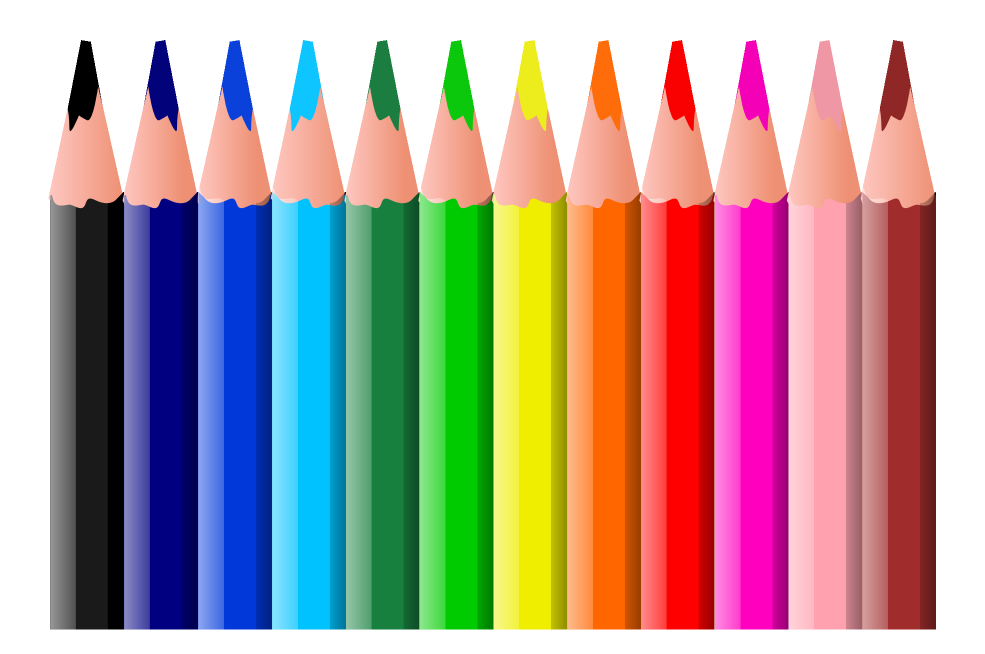
#> input picture Lab IAPR/Lab1/data/pencil.png, 1969 x 1307 px (shown at 1/2 size); its folder holds 6 pictures in this run
$ jupyter execute --allow-errors 01_introduction_image_processing.ipynb   (shell and % lines are left out)   (older library calls are emulated)
#> lines starting #> are read from the running program, lines starting #| are printed output that depends on the picture; after the words box and inside, x2 and y2 are one past the last pixel; in counts of white or black regions, pixels touching at a corner belong together
**Students' name : Sébastien Jeanfavre, Ekin Taskin**

This aim of this course is to review the evolution of image processing tools from hand-crafted methods to deep learning algorithms. The semester is split into four labs :

* **Lab 1** : Introduction to Image Processing Using Hand-Crafted Features
* **Lab 2** : Object detection
* **Lab 3** : Object tracking
* **Lab 4** : Introduction to Deep Learning for image classification

Let's start with the first chapter of this course!

# Chapter 1 : Introduction to Image Processing Using Hand-Crafted Features

(100 points)

[cell 1]
import cv2 as cv
import numpy as np
import os
import math
#> (the rest of this cell did not finish here and is left out)

## 1.1 Introduction to Basic Image Processing Using OpenCV

(20 points)

In this section we'll start with the basic image processing in Python and show you how you can load an image, perform some basic processing on the image, changing the color spaces , using the threshold and color histogram.

**Goals:**

1. Read an image, access and modify pixel values
2. Set Region of Image (*ROI*)
3. Change color space
4. Understand the concepts of histogram and histogram equalization

Almost all the operations in this section are mainly related to Numpy rather than OpenCV. A good knowledge of Numpy is required to write better optimized code with OpenCV.

For more information check the [numpy](https://docs.scipy.org/doc/) and [opencv](https://www.docs.opencv.org/3.4.0/) documentations.

### 1.1.1 Accessing and Modifying pixel values

The code in the next section shows how one can load an image into the Jupyter notebook.

[cell 2]
# reading an image
img = cv.imread(os.path.join('./','data', 'lena.png'))
#> (the rest of this cell did not finish here and is left out)

Elements of numpy array can be accessed through indexing, similar to Matlab. To do so, use the operator `[.]` where `.` indicates which dimensions you're accessing. OpenCV loads image with dimensions organised as follow: `rows, cols, channels`. More information about indexing in numpy can be found in the [doc](https://docs.scipy.org/doc/numpy/reference/arrays.indexing.html)

#> (a cell that did not finish here is left out)

Image can be displayed using the provided function `display_image()` in file `utils.py`. It takes care of the conversion between OpenCV formatting and Matplotlib package for you.

#> (a cell that did not finish here is left out)

### 1.1.2 Image ROI

Sometimes, you will have to play with certain region of images. For eye detection in images, first perform face detection over the image until the face is found, then search within the face region for eyes. This approach improves accuracy (because eyes are always on faces :D ) and performance (because we search for a small area).

ROI is again obtained using Numpy indexing. Here I am selecting Lena's face.

#> (a cell that did not finish here is left out)

### 1.1.3 Colorspace Conversion

In this tutorial, you will learn how to convert images from one colorspace to another, like BGR ↔ Gray, BGR ↔ YUV etc. In addition to that, we will create an application which extracts a colored object within an image. There are more than 150 color-space conversion methods available in OpenCV. But we will look into only two which are most widely used ones, BGR ↔ Gray and BGR ↔ YUV.

In the next two cells, implements the conversion function going from BGR image to GRAY image and BGR to YUV image. There are built-in functions in OpenCV doing exactly that but for the moment we'll ask you to implement your **own** function in order to get the idea of what is happening under the hood.

[cell 6]
def convert_rgb_to_grayscale(frame):
    """
    Convert a given rgb image into grayscale image
    :param frame: Color image to convert
    :return: Graysale image as numpy array
    """
    weights = np.array([0.2989, 0.5870, 0.1140])
    image =  frame.dot(weights)

    return image

[cell 7]
# [14 lines left out: function convert_rgb_to_yuv, not called in this run]

The following lines shows the conversion based on your implementation and the built-in function from OpenCV. If everything went well, the two should match.

[cell 8]
# Load image
img = cv.imread(os.path.join('./','data', 'lena.png'))
# convert to gray + hsv
#> (the rest of this cell did not finish here and is left out)

Now we know how to convert *BGR* image to a any color space, we can use this to extract a colored object. In *HSV*, it is more easier to represent a color than in *BGR* colorspace. In our application, we will try to extract a blue colored object. So here is the method:

1. Reading an input image
2. Convert from *BGR* to *HSV* color-space using bluit-in function from OpenCV
3. We threshold the *HSV* image for a range of blue color
4. Now extract the blue object alone, we can do whatever on that image we want

[cell 9]
def threshold_bgr_image(frame, lower, upper):
    """
    Segment image.
        1. Convert image to HSV color space
        2. Binary masking using threshold values
        3. Fuse mask
    :param frame: BGR image to segment
    :param lower: Lower threshold value
    :param upper: Upper threshold value
    :return: Segmented image, binary mask
    """

    # CODE HERE
    image_hsv = cv.cvtColor(frame, cv.COLOR_BGR2HSV)

    lower = np.array(lower, dtype = "uint8")
    upper = np.array(upper, dtype = "uint8")

    mask = cv.inRange(image_hsv, lower, upper)

    res = cv.bitwise_and(frame-255, frame-255, mask=mask) + 255

    return res, mask

[cell 10]
# 1. Read input
img = cv.imread(os.path.join('./data', 'pencil.png'))
#> img is the input picture: shape (1307, 1969, 3); mean B, G, R 153.1, 157, 177.5

# 2. Define range of blue color in HSV
lower = np.array([90,120,120])
upper = np.array([130,255,255])
im, mask = threshold_bgr_image(img, lower, upper)
#> in threshold_bgr_image, `mask = cv.inRange(image_hsv, lower, upper)`:
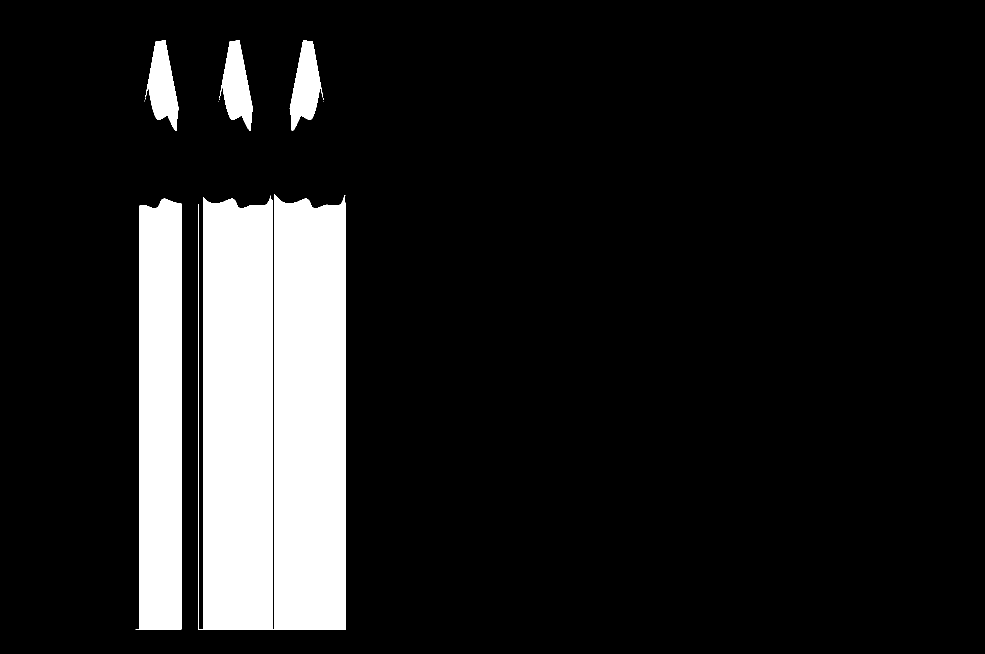
#> mask: shape (1307, 1969) (shown at 1/2 size); 13% white; 11 white regions (6 under 20 px), largest, box (x1, y1, x2, y2) and area: (396, 388, 692, 1259) 242255, (271, 397, 363, 1259) 71555, (579, 80, 646, 262) 6900, (439, 80, 506, 262) 6897, (291, 80, 357, 262) 6885

# 3. Display using subplots
#> (the rest of this cell did not finish here and is left out)

In order to find *HSV* values, you can use the same function, `cv.cvtColor()`. Instead of passing an image, you just pass the *BGR* values you want. For example, to find the HSV value of Green, try following commands in Python terminal:

[cell 11]
red = np.uint8([[[0, 0, 255 ]]])
hsv_red = cv.cvtColor(red, cv.COLOR_BGR2HSV)
print( 'HSV component {}'.format(hsv_red))

Try to extract the two **Yellow** colored pencils.

[cell 12]
# Code here
# Extract YELLOW objects
lower = np.array([20, 100, 100])
upper = np.array([30, 255, 255])
im, mask = threshold_bgr_image(img, lower, upper)

#> (the rest of this cell did not finish here and is left out)

Using the grayscale image, try to extract the **BLACK** pencil. What are the pros and cons of each method (colors *vs* grayscale)?

[cell 13]
# Code here
# Extract BLACK object
lower = np.array(0)
upper = np.array(10)

img_gray = convert_rgb_to_grayscale(img)
#> in convert_rgb_to_grayscale (call 2), `image =  frame.dot(weights)`:
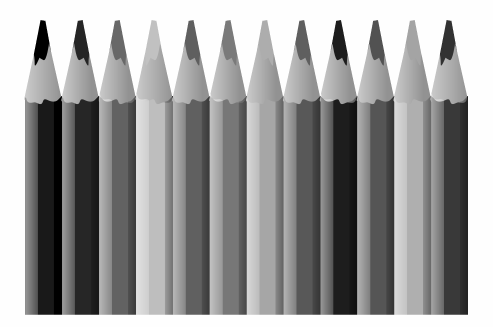
#> image: shape (1307, 1969) float64 (shown at 1/4 size); min 0, max 255, mean 158.1

mask = cv.inRange(img_gray, lower, upper)
#> mask: shape (1307, 1969); 1.3% white; 9 white regions (7 under 20 px), largest, box (x1, y1, x2, y2) and area: (216, 385, 248, 1259) 27519, (135, 80, 201, 262) 6824
im = cv.bitwise_and(img_gray-255, img_gray-255, mask=mask) + 255
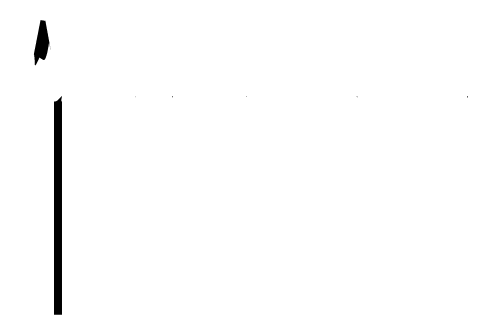
#> im: shape (1307, 1969) float64 (shown at 1/4 size); min 0, max 255, mean 251.6

#> (the rest of this cell did not finish here and is left out)

**YOUR ANSWER**

For gray images, the choice of the threshold is made in one single dimension and its tuning is more straightforward. However, this choice is more sensitive as we can see that the red pencil is very similar to the black one once projected onto the grayscale space. Therefore, choosing the threshold slightly too high (e.g. 20) would make us detect the red pencil as black while the black pencil is still not entirely detected. This does not happen in color space as we have 3 degrees of freedom which makes the colors more easily separable/distinguishable.

### 1.1.4 Image Histogram

So what is an histogram ? You can consider an histogram as a graph or plot, which gives you an overall idea about the intensity distribution of an image. It is a plot with pixel values (*ranging from 0 to 255 for 8-bits encoding, but it can be 16-bits, 24-bits, etc*) in X-axis and corresponding number of pixels in the image on Y-axis.

It is just another way of understanding the image. By looking at the histogram of an image, you get intuition about contrast, brightness, intensity distribution etc of that image. Almost all image processing tools today, provides features on histogram.

In the next cell, implement a function that compute the image histogram for all channels.

[cell 14]
def compute_image_histogram(image):
    """
    Compute image color distribution for each channels of a given `image`
    :param image: Image to extract histograms for
    :return: List of histogram, one per channel.
    """
    hist = []

    # YOUR CODE HERE
    for channel in range(image.shape[2]):
        hist.append(cv.calcHist(images=[image], channels=[channel], mask=None, histSize=[256], ranges=[0, 256]))

    return hist

[cell 15]
# Load image
img = cv.imread(os.path.join('./','data', 'lena.png'))

# Compute histogram for each channels
#> (the rest of this cell did not finish here and is left out)

You can see the image and its histogram. Left region of histogram shows the amount of darker pixels in image and right region shows the amount of brighter pixels.

From the histogram, you can see for the *green* channel that pixels are mainly dark and midtones (*i.e. pixel values in mid-range, say around 127*). There is no bright green pixels in the image. On the other hand, *red* channel is mainly composed of pixels with high intensity (*i.e. distribution mainly located on the right hand side*).

#### 1.1.4.1 Histogram Equalization

Consider an image whose pixel values are confined to some specific range of values only. For instance, brighter image will have all pixels confined to high values. But a good image will have pixels from all regions of the image. So you need to stretch this histogram to either ends and that is what Histogram Equalization does. This normally improves the contrast of the image ([doc](https://en.wikipedia.org/wiki/Histogram_equalization)).

In the next section implement such contrast enhancement function (i.e. based on histogram equalization)

[cell 16]
def contrast_enhancement(image):
    """
    Compute histogram and apply histogram equalization on a given image.
    :param image: Image to enhance contrast
    :return: tuple: enhanced image, input image histogram, transformed image histogram
    """

    hist = None
    hist_equ = None
    image_equ = None

    # YOUR CODE HERE
    hist = cv.calcHist(images=[image], channels=[0], mask=None, histSize=[256], ranges=[0, 256])
    image_equ = cv2.equalizeHist(image)
    hist_equ = cv.calcHist(images=[image_equ], channels=[0], mask=None, histSize=[256], ranges=[0, 256])

    return image_equ, hist, hist_equ

[cell 17]
# Load image
img = cv.imread(os.path.join('./','data', 'hawkes_bay.jpg'), cv.IMREAD_GRAYSCALE)
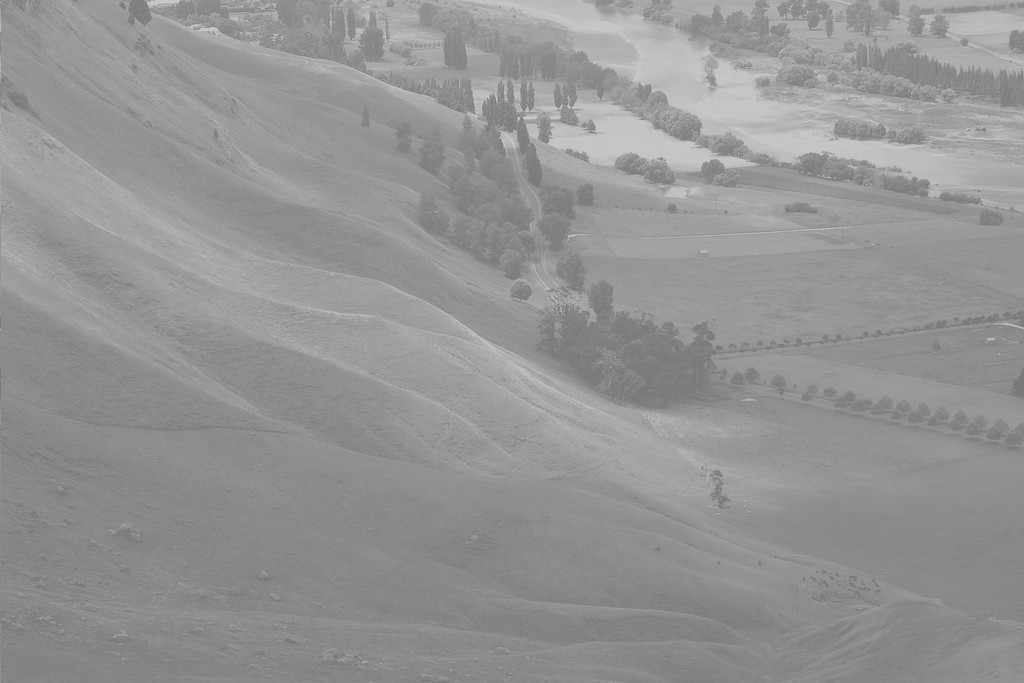
#> input picture Lab IAPR/Lab1/data/hawkes_bay.jpg, 1024 x 683 px
#> img is the input picture: shape (683, 1024); min 114, max 208, mean 148


# Enhance contrast with histogram equalization
#> (the rest of this cell did not finish here and is left out)

#> in contrast_enhancement, `hist = cv.calcHist(images=[image], channels=[0], mask=None, histSize=[..`: hist = 256 values, max 28701 at index 137, min 0 at index 0, mean 2732
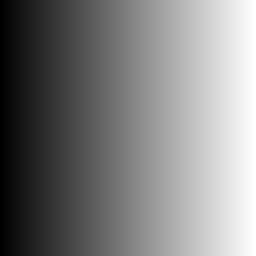
#> input picture Lab IAPR/Lab1/data/grad.png, 256 x 256 px
#> further down, img is the input picture: shape (256, 256); min 0, max 255, mean 127.5

# Display
fig, ax = plt.subplots(2, 2, figsize=(17, 9))
display_image(img, axes=ax[0][0])
ax[0][0].set_title('Original')
# Histogram original
ax[0][1].bar(np.arange(hist.shape[0]), hist.reshape(-1),  width=1)
ax[0][1].set_xlim([0, 256])
ax[0][1].set_title('Histogram')
# Histogram equalized
display_image(img_equ, axes=ax[1][0])
ax[1][0].set_title('Histogram Equalized')
ax[1][1].bar(np.arange(hist_equ.shape[0]), hist_equ.reshape(-1),  width=1)
ax[1][1].set_xlim([0, 256])
ax[1][1].set_title('Histogram');

- How has the contrast evolved after applying the transformation ?
- How has the histogram changed ?

**QUESTION: In the next cell, comment on what you observe**.

**YOUR ANSWER**

We clearly see that the contrast has been improved. Indeed, in the original image, the pixels are concentrated around the middle of the available range of intensities. By equalizing the histogram, the intensity range is stretched out enhancing the contrast of the image. As expected, the equalized histogram shows how the pixels values are spread out from 0 to 255 and no longer concentrated.

### 1.1.5 Image Thresholding

Here, the matter is straightforward. If pixel value is greater than a threshold value, it is assigned one value (*maybe white*), else it is assigned another value (*maybe black*). The function used is `cv.threshold(<image>, <thresh>, <maxVal>, <type>)`. First argument is the source image, which should be a grayscale image. Second argument is the threshold value which is used to classify the pixel values. Third argument is the maxVal which represents the value to be given if pixel value is more than (sometimes less than) the threshold value. OpenCV provides different styles of thresholding and it is decided by the fourth parameter of the function. Different types are:

1. `cv.THRESH_BINARY`
2. `cv.THRESH_BINARY_INV`
3. `cv.THRES_TRUNC`
4. `cv.THRESH_TOZERO`
5. `cv.THRESH_TOZERO_INV`

In the next cell, implement these thresholding operations within the function  `threshold_image`.

[cell 18]
def threshold_image(image, thresh):
    """
    Apply different type of threshold to a given image + threshold value
    """
#> called with thresh = 127

    img_bin = None
    img_bin_inv = None
    img_trunc = None
    img_tozero = None
    img_tozero_inv = None

    # YOUR CODE HERE
    _, img_bin = cv.threshold(image, thresh, 255, cv.THRESH_BINARY)
#> img_bin: shape (256, 256); 50% white; 1 white region, box (x1, y1, x2, y2) and area: (128, 0, 256, 256) 32768
    _, img_bin_inv = cv.threshold(image, thresh, 255, cv.THRESH_BINARY_INV)
#> img_bin_inv: shape (256, 256); 50% white; 1 white region, box (x1, y1, x2, y2) and area: (0, 0, 128, 256) 32768
    _, img_trunc = cv.threshold(image, thresh, 255, cv.THRESH_TRUNC)
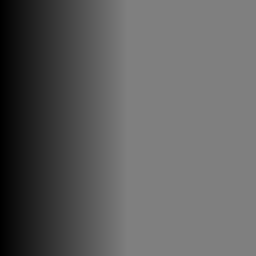
#> img_trunc: shape (256, 256); min 0, max 127, mean 95.2
    _, img_tozero = cv.threshold(image, thresh, 255, cv.THRESH_TOZERO)
    _, img_tozero_inv = cv.threshold(image, thresh, 255, cv.THRESH_TOZERO_INV)
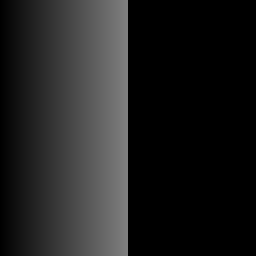
#> img_tozero_inv: shape (256, 256); min 0, max 127, mean 31.8


    return img_bin, img_bin_inv, img_trunc, img_tozero, img_tozero_inv

[cell 19]
# Load image
img = cv.imread(os.path.join('./','data', 'grad.png'), cv.IMREAD_GRAYSCALE)

# Various threshold output
thresh1, thresh2, thresh3, thresh4, thresh5 = threshold_image(img, 127)


# Define how many figures will be drawn, save canvas + axes reference for later use
titles = ['Original Image','BINARY','BINARY_INV','TRUNC','TOZERO','TOZERO_INV']
images = [img, thresh1, thresh2, thresh3, thresh4, thresh5]
#> (the rest of this cell did not finish here and is left out)

To plot multiple images, we have used `plt.subplots(./.)` function. Please checkout Matplotlib docs for more details.

#### 1.1.5.1 Otsu Binarization

In global thresholding, we used an arbitrary value for threshold value. How can we know a value we selected is good or not? Answer is, trial and error method. But consider a bimodal image (In simple words, bimodal image is an image whose histogram has two peaks). For that image, we can approximately take a value in the middle of those peaks as threshold value. That is what Otsu binarization does. In simple words, it automatically calculates a threshold value from image histogram for a bimodal image. (For images which are not bimodal, binarization won’t be accurate.)

For this, our `cv.threshold()` function is used, but pass an extra flag, `cv.THRES_OTSU`. For threshold value, simply pass zero. Then the algorithm finds the optimal threshold value and returns you as the second output, retVal. If Otsu thresholding is not used, retVal is same as the threshold value you used.

Check out below example. Input image is a noisy image. In first case, a global thresholding value of 127 is applied. In second case, Otsu’s thresholding is applied directly. In third case, the image is filtered with a 5x5 gaussian kernel first to remove the noise, then applied Otsu thresholding. See how noise filtering improves the result.

[cell 20]
# Load image
img = cv.imread(os.path.join('./','data', 'noisy2.png'), cv.IMREAD_GRAYSCALE)
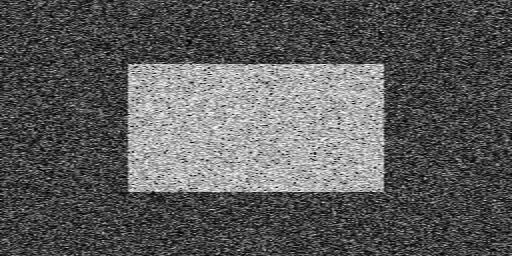
#> input picture Lab IAPR/Lab1/data/noisy2.png, 512 x 256 px
#> img is the input picture: shape (256, 512); min 0, max 254, mean 91

# global thresholding
ret1, th1 = cv.threshold(img, 127, 255, cv.THRESH_BINARY)
#> th1: shape (256, 512); 25.3% white; 1632 white regions (1631 under 20 px), largest, box (x1, y1, x2, y2) and area: (125, 62, 387, 193) 29976
# Otsu's thresholding
ret2, th2 = cv.threshold(img, 0, 255, cv.THRESH_BINARY + cv.THRESH_OTSU)
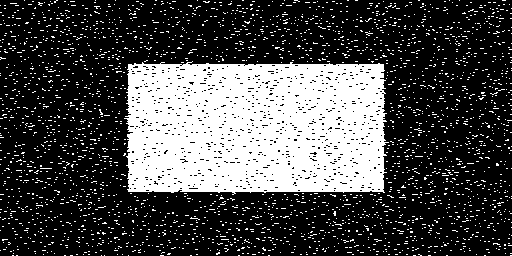
#> th2: shape (256, 512); 28.8% white; 2741 white regions (2740 under 20 px), largest, box (x1, y1, x2, y2) and area: (124, 61, 389, 195) 31152
#> ret2 = 114
# Otsu's thresholding after Gaussian filtering
blur = cv.GaussianBlur(img, (5,5), 0)
ret3, th3 = cv.threshold(blur, 0, 255, cv.THRESH_BINARY + cv.THRESH_OTSU)
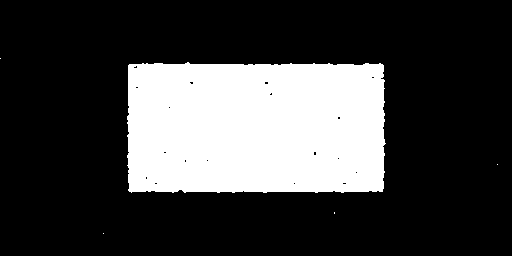
#> th3: shape (256, 512); 25% white; 5 white regions (4 under 20 px), largest, box (x1, y1, x2, y2) and area: (127, 62, 386, 193) 32724
#> ret3 = 117

# Compute histograms
# docs: https://docs.opencv.org/3.4.0/d6/dc7/group__imgproc__hist.html#ga4b2b5fd75503ff9e6844cc4dcdaed35d
hist_g = cv.calcHist([img], channels=[0], mask=None, histSize=[256], ranges=[0, 256])
#> hist_g = 256 values, max 1277 at index 49, min 0 at index 255, mean 512
hist_f = cv.calcHist([blur], channels=[0], mask=None, histSize=[256], ranges=[0, 256])
#> hist_f = 256 values, max 2993 at index 61, min 0 at index 0, mean 512

# plot all the images and their histograms
images = [img, hist_g, th1,
          img, hist_g, th2,
          blur, hist_f, th3]
titles = ['Original Noisy Image', 'Histogram', 'Global Thresholding (v=127)',
          'Original Noisy Image', 'Histogram', "Otsu's Thresholding",
          'Gaussian filtered Image', 'Histogram', "Otsu's Thresholding"]

# Define how many figures will be drawn, save canvas + axes reference for later use
#> (the rest of this cell did not finish here and is left out)
